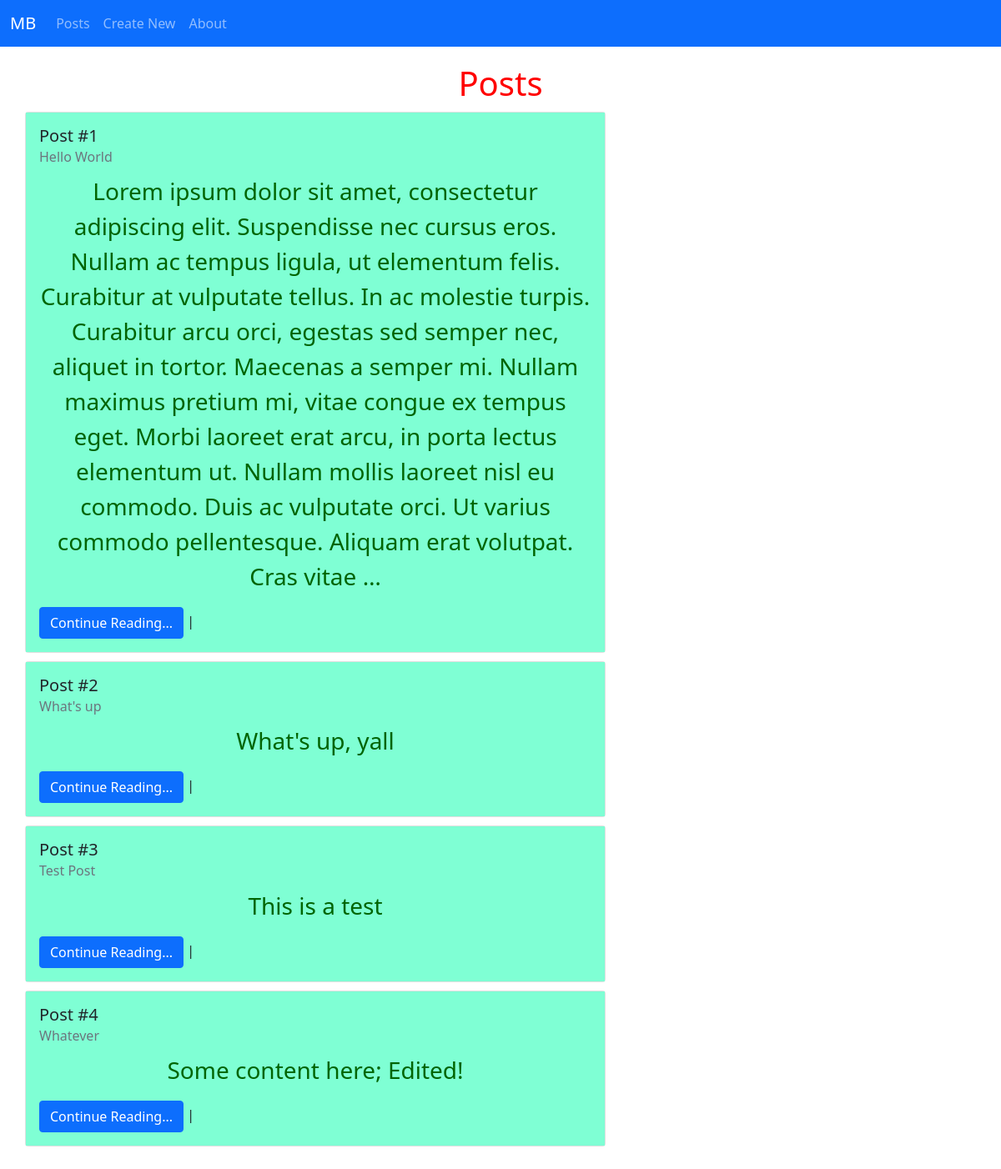
/posts/, run on the app's committed database.
### posts/models.py (models this page shows, shortened)
class Post(models.Model):
    title = models.CharField(max_length=128)
    text = models.TextField()

### posts/views.py (the view)
# urls.py: path('', PostListView.as_view(), name='posts_list'),
class PostListView(ListView):
    template_name = "posts/list.html"
    model = Post

### templates/posts/list.html (shortened to what this page needs)
{% extends 'base.html' %}
{% block content %}
    <h1>Posts</h1>
    {% for post in post_list %}
    <div class="card" style="padding: 10; margin: 10px; width: 60%;">
      <div class="card-body">
        <h5 class="card-title">Post #{{ post.id }}</h5>
        <h6 class="card-subtitle mb-2 text-muted">{{ post.title }}</h6>
        <p class="card-text">{{ post.text|truncatechars:512 }}</p>
        <a href="{% url 'post_detail' post.id %}" class="btn btn-primary">Continue Reading...</a> |
      </div>
    </div>
    {% endfor %}
{% endblock content %}

### static/css/base.css (style rules this page uses)
body { background-image: url("https://wallpaperaccess.com/full/1880555.jpg"); background-repeat: no-repeat; background-size: cover; }
.card-body { background-color: aquamarine; }
.card-text { color: darkgreen; }
h1 { color: red; text-align: center; }
p { color: palegreen; text-align: center; margin-top: 10px; font-size: 28px; }

### data on the page
Post: id "1", title "Hello World", text "Lorem ipsum dolor sit amet, consectetur adipiscing elit. Suspendisse nec cursus eros. Nullam ac tempus ligula, ut elementum felis. Curabitur at vulputate tellus. In ac molestie turpis. Curabitur arcu orci, egestas sed semper nec, aliquet in tortor. Maecenas a semper mi. Nullam maximus pretium mi, vitae congue ex tempus eget. Morbi laoreet erat arcu, in porta lectus elementum ut. Nullam mollis laoreet nisl eu commodo. Duis ac vulputate orci. Ut varius commodo pellentesque. Aliquam erat volutpat. Cras vitae …"
Post: id "2", title "What's up", text "What's up, yall"
Post: id "3", title "Test Post", text "This is a test"
Post: id "4", title "Whatever", text "Some content here; Edited!"
